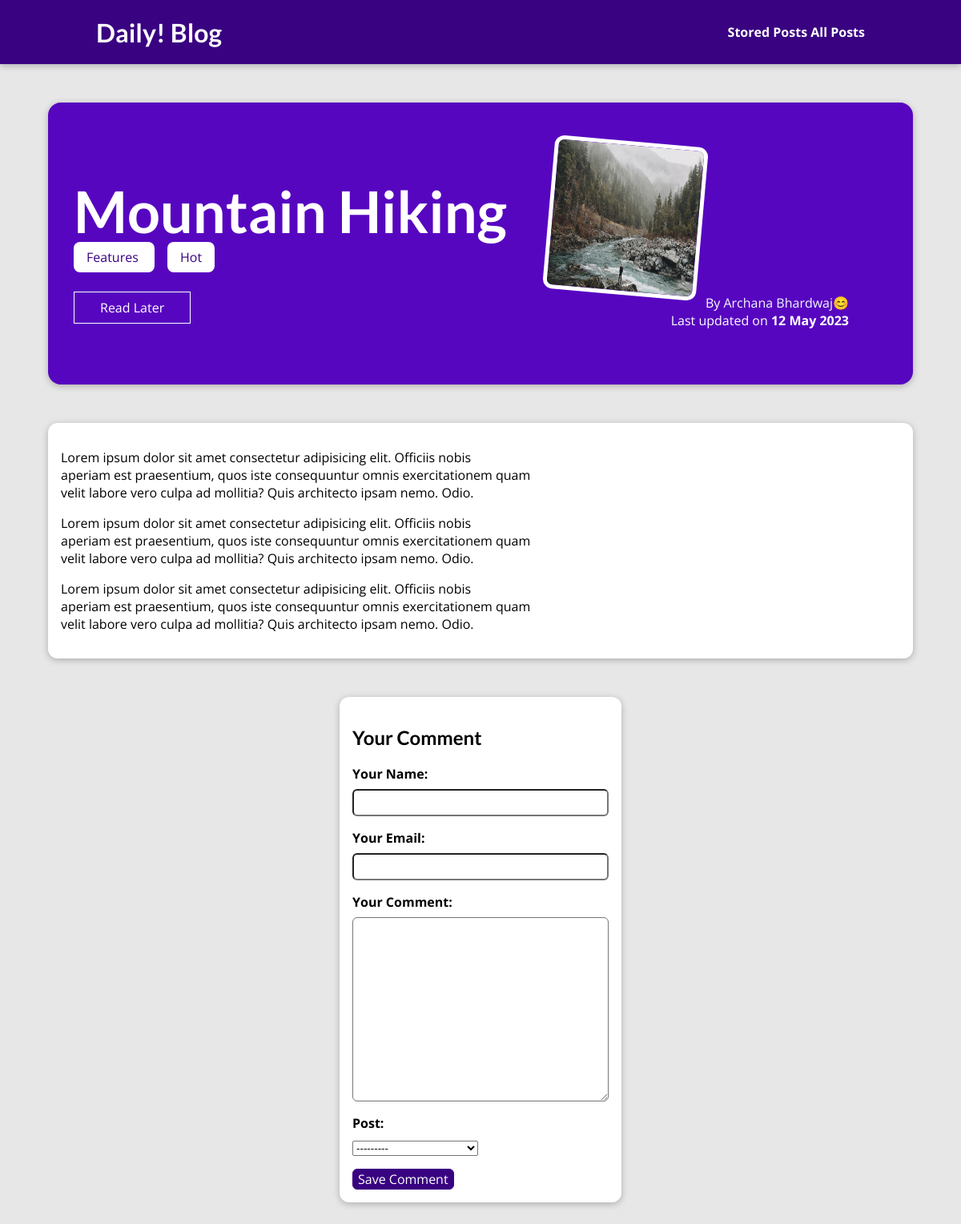
The app's page /posts/hike-in-the-mountains, older data.
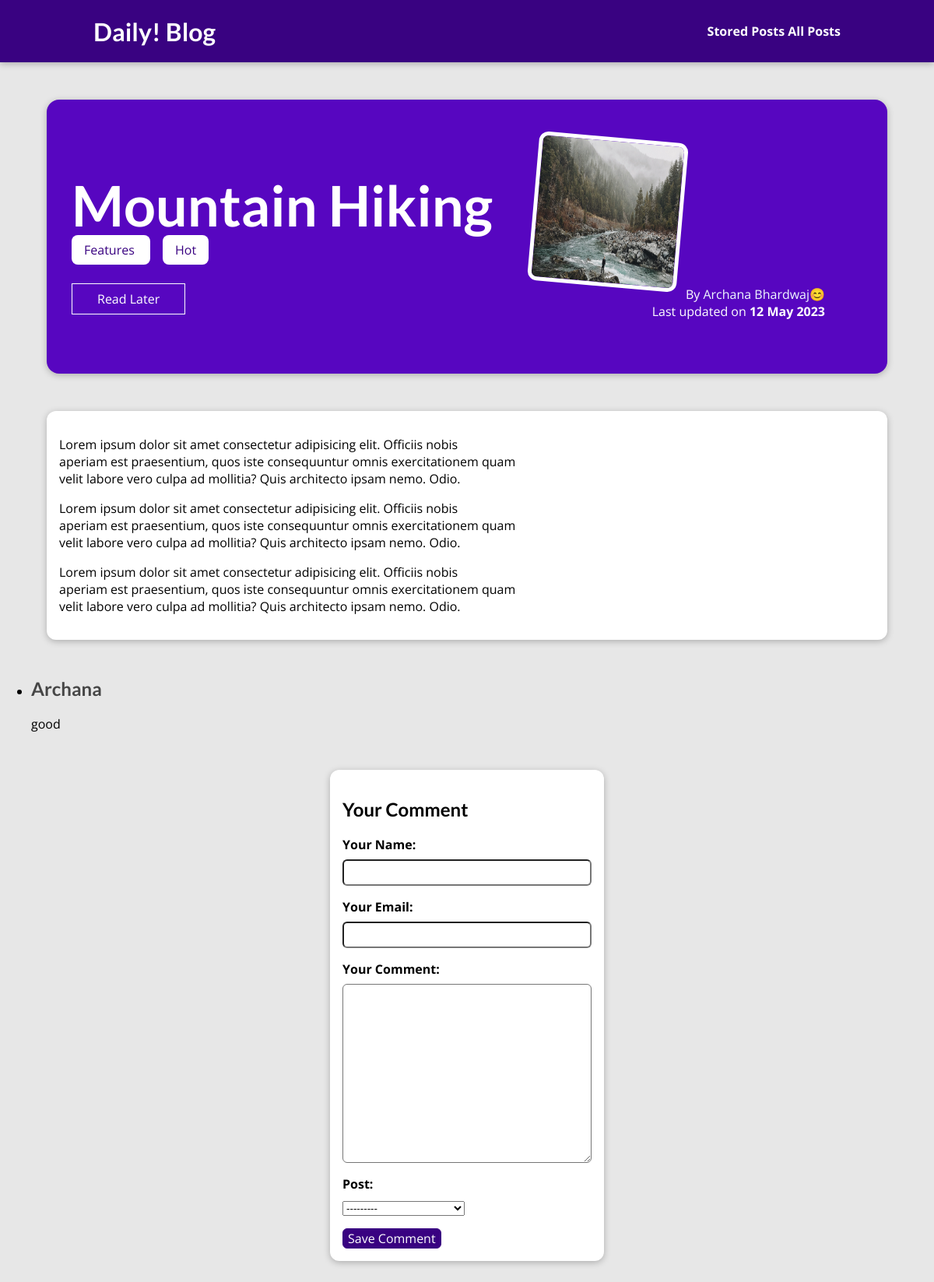
The same page, newer data.
### blog/models.py (models this page shows, shortened)
class Tag(models.Model):
    caption = models.CharField(max_length=20)

class Comment(models.Model):
    user_name = models.CharField(max_length=150)
    user_email = models.EmailField()
    text = models.TextField(max_length=400)
    post = models.ForeignKey(
        Post,on_delete=models.CASCADE,related_name="comments")

### blog/views.py (the view)
# urls.py: path("posts/<slug:slug>", views.SinglePostView.as_view(), name="post-detail-page"),  # /posts/my-first-post
class SinglePostView(View):
    template_name = "blog/post-detail.html"
    model= Post
    def get(self,request,slug):
        post = Post.objects.get(slug=slug)
        context = {
            "post":post,
            "post_tags":post.tags.all,
            "comment_form": CommentForm(),
            "comments": post.comments.all().order_by("-id")
        }
        return render(request,"blog/post-detail.html", context)
    def post(self,request,slug):
        comment_form = CommentForm(request.POST)
        post = Post.objects.get(slug=slug)
        if comment_form.is_valid():
            comment = comment_form.save(commit=False)
            comment.post = post
            comment.save()
            return HttpResponseRedirect(reverse("post-detail-page", args = [slug] ))
        context ={
            "post":post,
            "post_tags":post.tags.all(),
            "comment_form":comment_form,
            "comments":post.comments.all()
        }
        return render(request,"blog/post-detail.html", context)

### blog/forms.py
class CommentForm(forms.ModelForm):
    class Meta:
        model = Comment
        exclude = ["Post"]
        labels = {
            "user_name":"Your Name",
            "user_email":"Your Email",
            "text":"Your Comment"
        }

### blog/models.py (called while the page is built)
    def full_name(self):
        return f"{self.first_name} {self.last_name}"

    def __str__(self):
        return self.full_name()

    def __str__(self):
        return self.title

### blog/templates/blog/post-detail.html (shortened to what this page needs)
{% extends 'base.html' %}
{% load static %}
{% block css_files %}
<link rel="stylesheet" href ="{% static "blog/post-detail.css" %}" />
{% endblock  %}
{% block content %}
   <section id="summary">
    <h2>{{post.title}}</h2>
    <div>
        {% for tag in post_tags %}
        <span class= "tag"> {{ tag.caption }} </span>
        {% endfor %}
    </div>
    <div id="read-later">
        <form action="{% url "read-later" %}" method="POST">
            <button>Read Later</button>
        </form>
    </div>
    <article>
        <img src="{{ post.image.url }}" alt="{{ post.title }}"/>
        <adderss> By <a href="mailto:{{ post.author.email_address  }}">{{ post.author }}</a></adderss>
        <div>
            Last updated on <time>{{ post.date|date:"d M Y"}}</time>
        </div>
    </article>
   </section>
   <main>
    {{ post.content|linebreaks }}
   </main>
   <section id="comments">
    <ul>
        {% for comment in comments %}
        <li>
            <h2>{{ comment.user_name }}</h2>
            <p>{{ comment.text|linebreaks }}</p>
        </li>
        {% endfor %}
    </ul>
   </section>
   <section id="comment-form">
    <h2>Your Comment</h2>
    <form action="{% url "post-detail-page" post.slug %}" method= POST>
        {% for form_field in comment_form%}
        <div class="form-control {% if form_field.errors %}invalid{% endif %} ">
            {{ form_field.label_tag }}
            {{ form_field }}
        </div>
        {% endfor %}
        <button>Save Comment</button>
    </form>
    </section>
{% endblock  %}

Row changes from the older to the newer data that the page shows:
added Comment: user_name "Archana", text "good"
